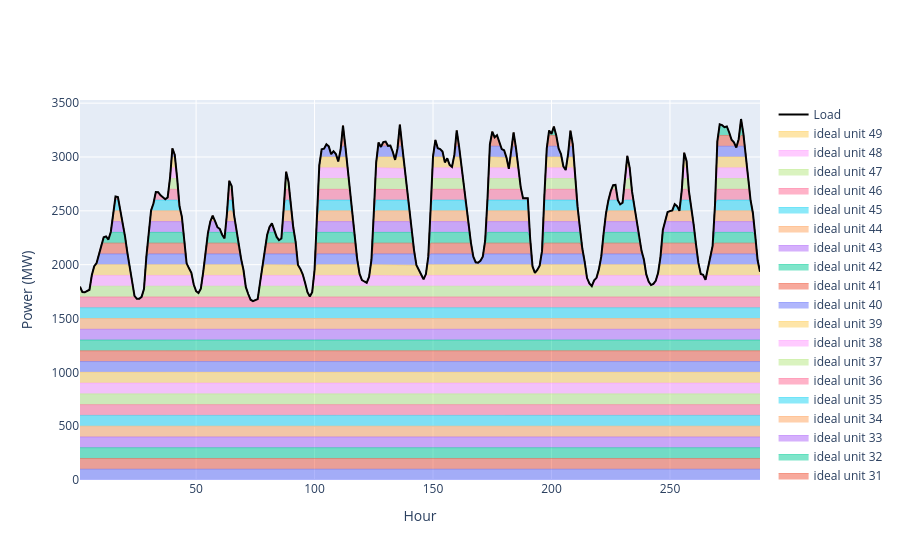

The cell this chart's notebook holds for it:
### Code cell
st = Setup()
flexible_units = [st.units(n_units=1, 
                           type="ideal unit", 
                           p_min=0, 
                           p_max=100, 
                           mc=i,            # marginal cost / bid value ($)
                           sc=0,            # shutdown/startup cost ($)
                           ramp_hour=100,   # ramp rate limit (up and down)
                           lock_time=0,     # minimum down time (MDT) after each shutdown
                           online=False,    # online status (initial state)
                           locked=0)        # countdown timer for MDT (initial state)
                  for i in range(50)]

st.setup_generator_bids(flexible_units)
mo = Market(st.original_bids, st.load_schedule.iloc[0:24*6*2])
mo.start()
chart(mo.logs)

### Figure 1 — Plotly figure (JSON) as saved in the notebook; plotly's stock layout.template omitted (floating-point values rounded to 4 significant figures; data arrays with more than 128 entries replaced by an {"elided": "..."} marker saying what was removed)
{"data": [{"line": {"width": 0.5}, "mode": "lines", "name": "ideal unit 0", "stackgroup": "one", "type": "scatter", "x": {"elided": "288 int values"}, "y": {"elided": "288 float values"}}, {"line": {"width": 0.5}, "mode": "lines", "name": "ideal unit 1", "stackgroup": "one", "type": "scatter", "x": {"elided": "288 int values"}, "y": {"elided": "288 float values"}}, {"line": {"width": 0.5}, "mode": "lines", "name": "ideal unit 2", "stackgroup": "one", "type": "scatter", "x": {"elided": "288 int values"}, "y": {"elided": "288 float values"}}, {"line": {"width": 0.5}, "mode": "lines", "name": "ideal unit 3", "stackgroup": "one", "type": "scatter", "x": {"elided": "288 int values"}, "y": {"elided": "288 float values"}}, {"line": {"width": 0.5}, "mode": "lines", "name": "ideal unit 4", "stackgroup": "one", "type": "scatter", "x": {"elided": "288 int values"}, "y": {"elided": "288 float values"}}, {"line": {"width": 0.5}, "mode": "lines", "name": "ideal unit 5", "stackgroup": "one", "type": "scatter", "x": {"elided": "288 int values"}, "y": {"elided": "288 float values"}}, {"line": {"width": 0.5}, "mode": "lines", "name": "ideal unit 6", "stackgroup": "one", "type": "scatter", "x": {"elided": "288 int values"}, "y": {"elided": "288 float values"}}, {"line": {"width": 0.5}, "mode": "lines", "name": "ideal unit 7", "stackgroup": "one", "type": "scatter", "x": {"elided": "288 int values"}, "y": {"elided": "288 float values"}}, {"line": {"width": 0.5}, "mode": "lines", "name": "ideal unit 8", "stackgroup": "one", "type": "scatter", "x": {"elided": "288 int values"}, "y": {"elided": "288 float values"}}, {"line": {"width": 0.5}, "mode": "lines", "name": "ideal unit 9", "stackgroup": "one", "type": "scatter", "x": {"elided": "288 int values"}, "y": {"elided": "288 float values"}}, {"line": {"width": 0.5}, "mode": "lines", "name": "ideal unit 10", "stackgroup": "one", "type": "scatter", "x": {"elided": "288 int values"}, "y": {"elided": "288 float values"}}, {"line": {"width": 0.5}, "mode": "lines", "name": "ideal unit 11", "stackgroup": "one", "type": "scatter", "x": {"elided": "288 int values"}, "y": {"elided": "288 float values"}}, {"line": {"width": 0.5}, "mode": "lines", "name": "ideal unit 12", "stackgroup": "one", "type": "scatter", "x": {"elided": "288 int values"}, "y": {"elided": "288 float values"}}, {"line": {"width": 0.5}, "mode": "lines", "name": "ideal unit 13", "stackgroup": "one", "type": "scatter", "x": {"elided": "288 int values"}, "y": {"elided": "288 float values"}}, {"line": {"width": 0.5}, "mode": "lines", "name": "ideal unit 14", "stackgroup": "one", "type": "scatter", "x": {"elided": "288 int values"}, "y": {"elided": "288 float values"}}, {"line": {"width": 0.5}, "mode": "lines", "name": "ideal unit 15", "stackgroup": "one", "type": "scatter", "x": {"elided": "288 int values"}, "y": {"elided": "288 float values"}}, {"line": {"width": 0.5}, "mode": "lines", "name": "ideal unit 16", "stackgroup": "one", "type": "scatter", "x": {"elided": "288 int values"}, "y": {"elided": "288 float values"}}, {"line": {"width": 0.5}, "mode": "lines", "name": "ideal unit 17", "stackgroup": "one", "type": "scatter", "x": {"elided": "288 int values"}, "y": {"elided": "288 float values"}}, {"line": {"width": 0.5}, "mode": "lines", "name": "ideal unit 18", "stackgroup": "one", "type": "scatter", "x": {"elided": "288 int values"}, "y": {"elided": "288 float values"}}, {"line": {"width": 0.5}, "mode": "lines", "name": "ideal unit 19", "stackgroup": "one", "type": "scatter", "x": {"elided": "288 int values"}, "y": {"elided": "288 float values"}}, {"line": {"width": 0.5}, "mode": "lines", "name": "ideal unit 20", "stackgroup": "one", "type": "scatter", "x": {"elided": "288 int values"}, "y": {"elided": "288 float values"}}, {"line": {"width": 0.5}, "mode": "lines", "name": "ideal unit 21", "stackgroup": "one", "type": "scatter", "x": {"elided": "288 int values"}, "y": {"elided": "288 float values"}}, {"line": {"width": 0.5}, "mode": "lines", "name": "ideal unit 22", "stackgroup": "one", "type": "scatter", "x": {"elided": "288 int values"}, "y": {"elided": "288 float values"}}, {"line": {"width": 0.5}, "mode": "lines", "name": "ideal unit 23", "stackgroup": "one", "type": "scatter", "x": {"elided": "288 int values"}, "y": {"elided": "288 float values"}}, {"line": {"width": 0.5}, "mode": "lines", "name": "ideal unit 24", "stackgroup": "one", "type": "scatter", "x": {"elided": "288 int values"}, "y": {"elided": "288 float values"}}, {"line": {"width": 0.5}, "mode": "lines", "name": "ideal unit 25", "stackgroup": "one", "type": "scatter", "x": {"elided": "288 int values"}, "y": {"elided": "288 float values"}}, {"line": {"width": 0.5}, "mode": "lines", "name": "ideal unit 26", "stackgroup": "one", "type": "scatter", "x": {"elided": "288 int values"}, "y": {"elided": "288 float values"}}, {"line": {"width": 0.5}, "mode": "lines", "name": "ideal unit 27", "stackgroup": "one", "type": "scatter", "x": {"elided": "288 int values"}, "y": {"elided": "288 float values"}}, {"line": {"width": 0.5}, "mode": "lines", "name": "ideal unit 28", "stackgroup": "one", "type": "scatter", "x": {"elided": "288 int values"}, "y": {"elided": "288 float values"}}, {"line": {"width": 0.5}, "mode": "lines", "name": "ideal unit 29", "stackgroup": "one", "type": "scatter", "x": {"elided": "288 int values"}, "y": {"elided": "288 float values"}}, {"line": {"width": 0.5}, "mode": "lines", "name": "ideal unit 30", "stackgroup": "one", "type": "scatter", "x": {"elided": "288 int values"}, "y": {"elided": "288 float values"}}, {"line": {"width": 0.5}, "mode": "lines", "name": "ideal unit 31", "stackgroup": "one", "type": "scatter", "x": {"elided": "288 int values"}, "y": {"elided": "288 float values"}}, {"line": {"width": 0.5}, "mode": "lines", "name": "ideal unit 32", "stackgroup": "one", "type": "scatter", "x": {"elided": "288 int values"}, "y": {"elided": "288 float values"}}, {"line": {"width": 0.5}, "mode": "lines", "name": "ideal unit 33", "stackgroup": "one", "type": "scatter", "x": {"elided": "288 int values"}, "y": {"elided": "288 float values"}}, {"line": {"width": 0.5}, "mode": "lines", "name": "ideal unit 34", "stackgroup": "one", "type": "scatter", "x": {"elided": "288 int values"}, "y": {"elided": "288 float values"}}, {"line": {"width": 0.5}, "mode": "lines", "name": "ideal unit 35", "stackgroup": "one", "type": "scatter", "x": {"elided": "288 int values"}, "y": {"elided": "288 float values"}}, {"line": {"width": 0.5}, "mode": "lines", "name": "ideal unit 36", "stackgroup": "one", "type": "scatter", "x": {"elided": "288 int values"}, "y": {"elided": "288 float values"}}, {"line": {"width": 0.5}, "mode": "lines", "name": "ideal unit 37", "stackgroup": "one", "type": "scatter", "x": {"elided": "288 int values"}, "y": {"elided": "288 float values"}}, {"line": {"width": 0.5}, "mode": "lines", "name": "ideal unit 38", "stackgroup": "one", "type": "scatter", "x": {"elided": "288 int values"}, "y": {"elided": "288 float values"}}, {"line": {"width": 0.5}, "mode": "lines", "name": "ideal unit 39", "stackgroup": "one", "type": "scatter", "x": {"elided": "288 int values"}, "y": {"elided": "288 float values"}}, {"line": {"width": 0.5}, "mode": "lines", "name": "ideal unit 40", "stackgroup": "one", "type": "scatter", "x": {"elided": "288 int values"}, "y": {"elided": "288 float values"}}, {"line": {"width": 0.5}, "mode": "lines", "name": "ideal unit 41", "stackgroup": "one", "type": "scatter", "x": {"elided": "288 int values"}, "y": {"elided": "288 float values"}}, {"line": {"width": 0.5}, "mode": "lines", "name": "ideal unit 42", "stackgroup": "one", "type": "scatter", "x": {"elided": "288 int values"}, "y": {"elided": "288 float values"}}, {"line": {"width": 0.5}, "mode": "lines", "name": "ideal unit 43", "stackgroup": "one", "type": "scatter", "x": {"elided": "288 int values"}, "y": {"elided": "288 float values"}}, {"line": {"width": 0.5}, "mode": "lines", "name": "ideal unit 44", "stackgroup": "one", "type": "scatter", "x": {"elided": "288 int values"}, "y": {"elided": "288 float values"}}, {"line": {"width": 0.5}, "mode": "lines", "name": "ideal unit 45", "stackgroup": "one", "type": "scatter", "x": {"elided": "288 int values"}, "y": {"elided": "288 float values"}}, {"line": {"width": 0.5}, "mode": "lines", "name": "ideal unit 46", "stackgroup": "one", "type": "scatter", "x": {"elided": "288 int values"}, "y": {"elided": "288 float values"}}, {"line": {"width": 0.5}, "mode": "lines", "name": "ideal unit 47", "stackgroup": "one", "type": "scatter", "x": {"elided": "288 int values"}, "y": {"elided": "288 float values"}}, {"line": {"width": 0.5}, "mode": "lines", "name": "ideal unit 48", "stackgroup": "one", "type": "scatter", "x": {"elided": "288 int values"}, "y": {"elided": "288 float values"}}, {"line": {"width": 0.5}, "mode": "lines", "name": "ideal unit 49", "stackgroup": "one", "type": "scatter", "x": {"elided": "288 int values"}, "y": {"elided": "288 float values"}}, {"line": {"color": "black", "width": 2}, "mode": "lines", "name": "Load", "type": "scatter", "x": {"elided": "288 int values"}, "y": {"elided": "288 float values"}}], "layout": {"xaxis": {"title": {"text": "Hour"}}, "yaxis": {"title": {"text": "Power (MW)"}}}}
